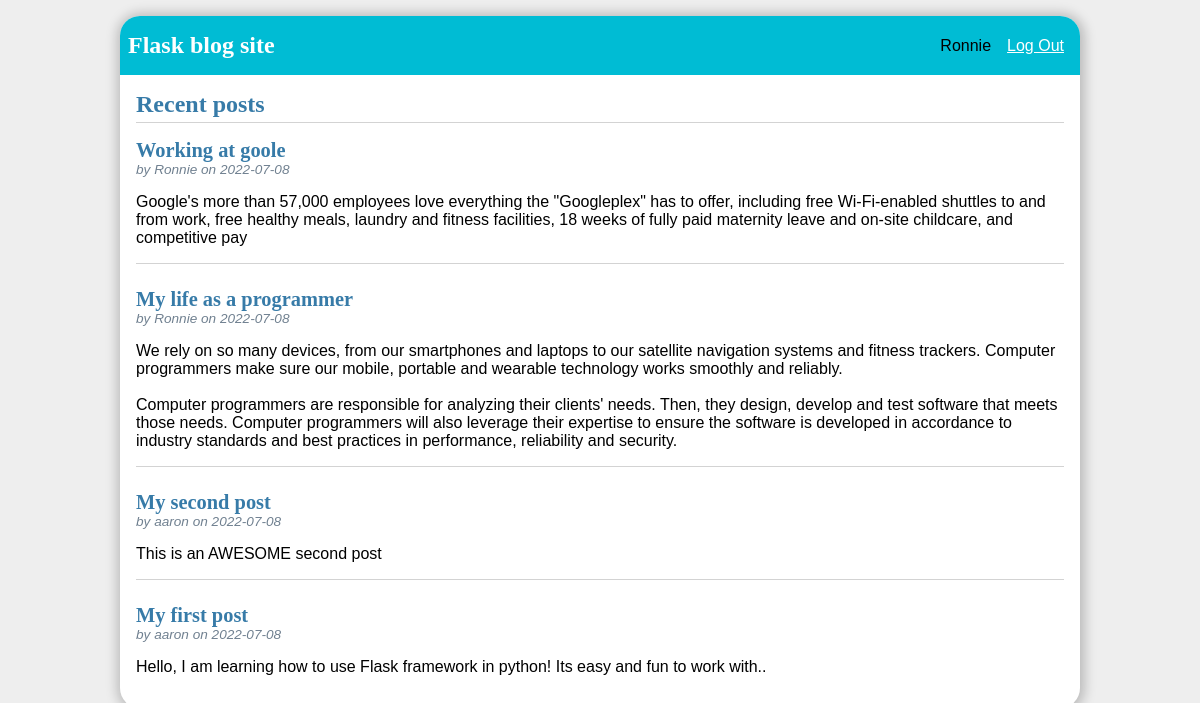
The app's page / (signed in) with its own data.
### tables this page shows
CREATE TABLE user (
  id INTEGER PRIMARY KEY AUTOINCREMENT,
  username TEXT UNIQUE NOT NULL,
  password TEXT NOT NULL
);

CREATE TABLE post (
  id INTEGER PRIMARY KEY AUTOINCREMENT,
  author_id INTEGER NOT NULL,
  created TIMESTAMP NOT NULL DEFAULT CURRENT_TIMESTAMP,
  title TEXT NOT NULL,
  body TEXT NOT NULL,
  FOREIGN KEY (author_id) REFERENCES user (id)
);

### flaskr/blog.py (the view)
@bp.route('/')
def index():
    db = get_db()
    posts = db.execute(
        'SELECT p.id, title, body, created, author_id, username'
        ' FROM post p JOIN user u ON p.author_id = u.id'
        ' ORDER BY created DESC'
    ).fetchall()
    return render_template('blog/index.html', posts=posts)

### flaskr/auth.py (called while the page is built)
@bp.before_app_request
def load_logged_in_user():
    user_id = session.get('user_id')
    if user_id is None:
        g.user = None
    else:
        g.user = get_db().execute(
            'SELECT * FROM user WHERE id = ?', (user_id,)
        ).fetchone()

### flaskr/db.py (called while the page is built)
def get_db():
    if 'db' not in g:
        g.db = sqlite3.connect(
            current_app.config['DATABASE'],
            detect_types=sqlite3.PARSE_DECLTYPES
        )
        g.db.row_factory = sqlite3.Row
    return g.db

### flaskr/templates/blog/index.html
{% extends 'base.html' %}
{% block header %}
  <h1>{% block title %}Recent posts{% endblock %}</h1>
  {% if g.user %}
    <a class="action" href="{{ url_for('blog.create') }}">New</a>
  {% endif %}
{% endblock %}
{% block content %}
  {% for post in posts %}
    <article class="post">
      <header>
        <div>
          <h1>{{ post['title'] }}</h1>
          <div class="about">by {{ post['username'] }} on {{ post['created'].strftime('%Y-%m-%d') }}</div>
        </div>
        {% if g.user['id'] == post['author_id'] %}
          <a class="action" href="{{ url_for('blog.update', id=post['id']) }}">Edit</a>
        {% endif %}
      </header>
      <p class="body">{{ post['body'] }}</p>
    </article>
    {% if not loop.last %}
      <hr>
    {% endif %}
  {% endfor %}
{% endblock %}

### flaskr/templates/base.html (shortened to what this page needs)
<!doctype html>
<head>
<link rel="stylesheet" href="{{ url_for('static', filename='style.css') }}">
</head>
<nav>
  <h1 class="top">Flask blog site</h1>
  <ul>
    {% if g.user %}
      <li><span>{{ g.user['username'] }}</span>
      <li><a href="{{ url_for('auth.logout') }}">Log Out</a>
    {% else %}
      <li><a href="{{ url_for('auth.register') }}">Register</a>
      <li><a href="{{ url_for('auth.login') }}">Log In</a>
    {% endif %}
  </ul>
</nav>
<section class="content">
  <header>
    {% block header %}{% endblock %}
  </header>
  {% block content %}{% endblock %}
</section>

### flaskr/static/style.css (style rules this page uses)
h1.top { font-family: serif; color: #fff; margin: 1rem 0; }
h1 { font-family: serif; color: #377ba8; margin: 1rem 0; }
a { color: #fff; }
hr { border: none; border-top: 1px solid lightgray; }
nav { background: #00bcd4; display: flex; align-items: center; padding: 0 0.5rem;border-radius: 20px 20px 0 0; }
nav h1 { flex: auto; margin: 0; }
nav ul { display: flex; list-style: none; margin: 0; padding: 0; }
nav ul li a, nav ul li span, header .action { display: block; padding: 0.5rem; }
.content { padding: 0 1rem 1rem; }
.content > header { border-bottom: 1px solid lightgray; display: flex; align-items: flex-end; }
.content > header h1 { flex: auto; margin: 1rem 0 0.25rem 0; }
.post > header { display: flex; align-items: flex-end; font-size: 0.85em; }
.post > header > div:first-of-type { flex: auto; }
.post > header h1 { font-size: 1.5em; margin-bottom: 0; }
.post .about { color: slategray; font-style: italic; }
.post .body { white-space: pre-line; }
.content:last-child { margin-bottom: 0; }

### records on screen
user: user.username "Ronnie"
post: title "Working at goole", username "Ronnie", created "2022-07-08", body "Google's more than 57,000 employees love everything the \"Googleplex\" has to offer, including free Wi-Fi-enabled shuttles to and from work, free healthy meals, laundry and fitness facilities, 18 weeks of fully paid maternity leave and on-site childcare, and competitive pay"
post: title "My life as a programmer", username "Ronnie", created "2022-07-08", body "We rely on so many devices, from our smartphones and laptops to our satellite navigation systems and fitness trackers. Computer programmers make sure our mobile, portable and wearable technology works smoothly and reliably. Computer programmers are responsible for analyzing their clients' needs. Then, they design, develop and test software that meets those needs. Computer programmers will also leverage their expertise to ensure the software is developed in accordance to industry standards and best practices in performance, reliability and security."
post: title "My second post", username "aaron", created "2022-07-08", body "This is an AWESOME second post"
post: title "My first post", username "aaron", created "2022-07-08", body "Hello, I am learning how to use Flask framework in python! Its easy and fun to work with.."
